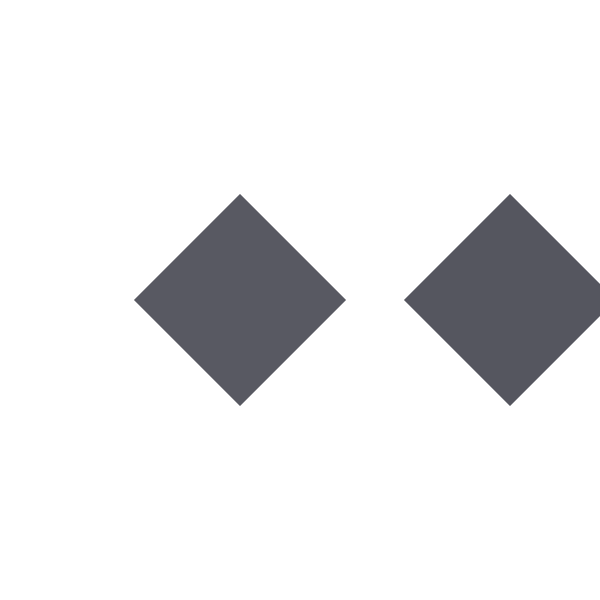
Frame 1 (no input)
Frame 60 (the mouse pressed at the canvas centre just before this capture): identical to frame 1, image omitted
Frame 120 (the mouse held since frame 60 and released just before this capture): identical to frame 1, image omitted

The Processing sketch that drew this single still picture (run headless with seeded random() and noise(); from frame 60 on, the mouse is pressed at the canvas centre):

// Processing sketch: albersCloseBrightness
// ── albersCloseBrightness.pde
import java.util.Random;
import java.util.Arrays;


float hue = 0;
float sat = 0;
float bright1 = 0;
float bright2 = 0;
float[] brights = {bright1, bright2}; 
float xDivisor = 2.5;
float offset;

void setup() {
  size(600, 600);
  colorMode(HSB);
  rectMode(CENTER);
  offset = height/4;
  newColorTest();
}

void draw() {
  background(0, 0, 255);
  noStroke();
  fill(hue, sat, brights[0]);
  diamond(width/xDivisor, height/2, height/4);
  fill(hue, sat, brights[1]);
  diamond(width-width/xDivisor + offset, height/2, height/4);
}

void keyPressed() {
  if (key == 'n') {
    newColorTest();    
  }
  if (key == 'r') {
    reverseTest();
  }
}

void mouseClicked() {
  if (offset == 0) {
    offset = height/4;
  } else {
    offset = 0;
  }
}


void reverseTest() {
  float temp = brights[0];
  brights[0] = brights[1];
  
}

void newColorTest() {
  hue = random(0, 255);
  sat = random(0, 100);
  brights[0] = random(0, 100);
  if (brights[0] == 100) {
    brights[1] = 97;
  } else if (brights[0] == 0) {
    brights[1] = 3;
  } else {
    brights[1] = brights[0] + 3;
  }
  shuffleArray(brights);
  
}


void diamond(float x, float y, float size) {
  pushMatrix();
  translate(x, y);
  rotate(radians(45));
  square(0, 0, size);
  popMatrix();
}



void shuffleArray(float[] array) {
 
  // with code from WikiPedia; Fisher–Yates shuffle 
  //@ <a href="http://en.wikipedia.org/wiki/Fisher" target="_blank" rel="nofollow">http://en.wikipedia.org/wiki/Fisher</a>–Yates_shuffle
 
  Random rng = new Random();
 
  // i is the number of items remaining to be shuffled.
  for (int i = array.length; i > 1; i--) {
 
    // Pick a random element to swap with the i-th element.
    int j = rng.nextInt(i);  // 0 <= j <= i-1 (0-based array)
 
    // Swap array elements.
    float tmp = array[j];
    array[j] = array[i-1];
    array[i-1] = tmp;
  }
}
